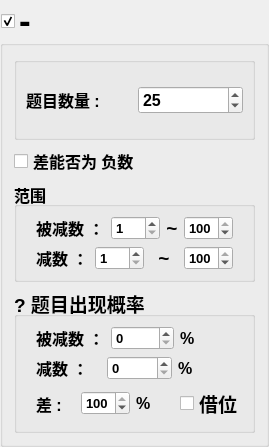
       <widget class="QGroupBox" name="minusGrp">
        <property name="font">
         <font>
          <family>Arial</family>
          <pointsize>26</pointsize>
          <weight>75</weight>
          <bold>true</bold>
         </font>
        </property>
        <property name="title">
         <string>-</string>
        </property>
        <property name="flat">
         <bool>false</bool>
        </property>
        <property name="checkable">
         <bool>true</bool>
        </property>
        <layout class="QVBoxLayout" name="verticalLayout_3" stretch="1,0,3,4">
         <item>
          <widget class="QGroupBox" name="groupBox">
           <property name="title">
            <string/>
           </property>
           <property name="flat">
            <bool>false</bool>
           </property>
           <layout class="QHBoxLayout" name="horizontalLayout_6">
            <item>
             <widget class="QLabel" name="label_9">
              <property name="font">
               <font>
                <family>Arial</family>
                <pointsize>12</pointsize>
                <weight>75</weight>
                <bold>true</bold>
               </font>
              </property>
              <property name="text">
               <string>题目数量 :</string>
              </property>
             </widget>
            </item>
            <item>
             <widget class="QSpinBox" name="minusQuestionCntSpn">
              <property name="font">
               <font>
                <family>Arial</family>
                <pointsize>12</pointsize>
                <weight>75</weight>
                <bold>true</bold>
               </font>
              </property>
              <property name="maximum">
               <number>1000</number>
              </property>
              <property name="value">
               <number>25</number>
              </property>
             </widget>
            </item>
           </layout>
          </widget>
         </item>
         <item>
          <widget class="QCheckBox" name="minusNegativeChk">
           <property name="font">
            <font>
             <family>Arial</family>
             <pointsize>12</pointsize>
             <weight>75</weight>
             <bold>true</bold>
            </font>
           </property>
           <property name="text">
            <string>差能否为 负数</string>
           </property>
          </widget>
         </item>
         <item>
          <widget class="QGroupBox" name="range_2">
           <property name="font">
            <font>
             <family>Arial</family>
             <pointsize>12</pointsize>
             <weight>75</weight>
             <bold>true</bold>
            </font>
           </property>
           <property name="title">
            <string>范围</string>
           </property>
           <layout class="QVBoxLayout" name="verticalLayout_8">
            <item>
             <layout class="QHBoxLayout" name="horizontalLayout_14">
              <property name="leftMargin">
               <number>10</number>
              </property>
              <property name="rightMargin">
               <number>10</number>
              </property>
              <item>
               <widget class="QLabel" name="label_10">
                <property name="font">
                 <font>
                  <family>Arial</family>
                  <pointsize>12</pointsize>
                  <weight>75</weight>
                  <bold>true</bold>
                 </font>
                </property>
                <property name="text">
                 <string>被减数 ：</string>
                </property>
               </widget>
              </item>
              <item>
               <widget class="QSpinBox" name="minus1minSpn">
                <property name="font">
                 <font>
                  <family>Arial</family>
                  <pointsize>10</pointsize>
                  <weight>75</weight>
                  <bold>true</bold>
                 </font>
                </property>
                <property name="minimum">
                 <number>1</number>
                </property>
                <property name="maximum">
                 <number>100</number>
                </property>
               </widget>
              </item>
              <item>
               <widget class="QLabel" name="label_11">
                <property name="font">
                 <font>
                  <family>Arial</family>
                  <pointsize>14</pointsize>
                  <weight>75</weight>
                  <bold>true</bold>
                 </font>
                </property>
                <property name="text">
                 <string>~</string>
                </property>
                <property name="alignment">
                 <set>Qt::AlignCenter</set>
                </property>
               </widget>
              </item>
              <item>
               <widget class="QSpinBox" name="minus1maxSpn">
                <property name="font">
                 <font>
                  <family>Arial</family>
                  <pointsize>10</pointsize>
                  <weight>75</weight>
                  <bold>true</bold>
                 </font>
                </property>
                <property name="minimum">
                 <number>1</number>
                </property>
                <property name="maximum">
                 <number>100</number>
                </property>
                <property name="value">
                 <number>100</number>
                </property>
               </widget>
              </item>
             </layout>
            </item>
            <item>
             <layout class="QHBoxLayout" name="horizontalLayout_15">
              <property name="leftMargin">
               <number>10</number>
              </property>
              <property name="rightMargin">
               <number>10</number>
              </property>
              <item>
               <widget class="QLabel" name="label_13">
                <property name="font">
                 <font>
                  <family>Arial</family>
                  <pointsize>12</pointsize>
                  <weight>75</weight>
                  <bold>true</bold>
                 </font>
                </property>
                <property name="text">
                 <string>减数 ：</string>
                </property>
               </widget>
              </item>
              <item>
               <widget class="QSpinBox" name="minus2minSpn">
                <property name="font">
                 <font>
                  <family>Arial</family>
                  <pointsize>10</pointsize>
                  <weight>75</weight>
                  <bold>true</bold>
                 </font>
                </property>
                <property name="minimum">
                 <number>1</number>
                </property>
                <property name="maximum">
                 <number>100</number>
                </property>
                <property name="value">
                 <number>1</number>
                </property>
               </widget>
              </item>
              <item>
               <widget class="QLabel" name="label_12">
                <property name="font">
                 <font>
                  <family>Arial</family>
                  <pointsize>14</pointsize>
                  <weight>75</weight>
                  <bold>true</bold>
                 </font>
                </property>
                <property name="text">
                 <string>~</string>
                </property>
                <property name="alignment">
                 <set>Qt::AlignCenter</set>
                </property>
               </widget>
              </item>
              <item>
               <widget class="QSpinBox" name="minus2maxSpn">
                <property name="font">
                 <font>
                  <family>Arial</family>
                  <pointsize>10</pointsize>
                  <weight>75</weight>
                  <bold>true</bold>
                 </font>
                </property>
                <property name="minimum">
                 <number>1</number>
                </property>
                <property name="maximum">
                 <number>100</number>
                </property>
                <property name="value">
                 <number>100</number>
                </property>
               </widget>
              </item>
             </layout>
            </item>
           </layout>
          </widget>
         </item>
         <item>
          <widget class="QGroupBox" name="possibilitiesGrp_2">
           <property name="font">
            <font>
             <family>Arial</family>
             <pointsize>14</pointsize>
             <weight>75</weight>
             <bold>true</bold>
            </font>
           </property>
           <property name="title">
            <string>? 题目出现概率</string>
           </property>
           <layout class="QVBoxLayout" name="verticalLayout_9">
            <item>
             <layout class="QHBoxLayout" name="horizontalLayout_16">
              <property name="leftMargin">
               <number>10</number>
              </property>
              <item>
               <widget class="QLabel" name="label_14">
                <property name="font">
                 <font>
                  <family>Arial</family>
                  <pointsize>12</pointsize>
                  <weight>75</weight>
                  <bold>true</bold>
                 </font>
                </property>
                <property name="text">
                 <string>被减数 ：</string>
                </property>
               </widget>
              </item>
              <item>
               <widget class="QSpinBox" name="minus1rateSpn">
                <property name="font">
                 <font>
                  <family>Arial</family>
                  <pointsize>10</pointsize>
                  <weight>75</weight>
                  <bold>true</bold>
                 </font>
                </property>
                <property name="maximum">
                 <number>100</number>
                </property>
               </widget>
              </item>
              <item>
               <widget class="QLabel" name="label_38">
                <property name="font">
                 <font>
                  <family>Arial</family>
                  <pointsize>12</pointsize>
                  <weight>75</weight>
                  <bold>true</bold>
                 </font>
                </property>
                <property name="text">
                 <string>%</string>
                </property>
               </widget>
              </item>
             </layout>
            </item>
            <item>
             <layout class="QHBoxLayout" name="horizontalLayout_17">
              <property name="leftMargin">
               <number>10</number>
              </property>
              <item>
               <widget class="QLabel" name="label_15">
                <property name="font">
                 <font>
                  <family>Arial</family>
                  <pointsize>12</pointsize>
                  <weight>75</weight>
                  <bold>true</bold>
                 </font>
                </property>
                <property name="text">
                 <string>减数 ：</string>
                </property>
               </widget>
              </item>
              <item>
               <widget class="QSpinBox" name="minus2rateSpn">
                <property name="font">
                 <font>
                  <family>Arial</family>
                  <pointsize>10</pointsize>
                  <weight>75</weight>
                  <bold>true</bold>
                 </font>
                </property>
                <property name="maximum">
                 <number>100</number>
                </property>
               </widget>
              </item>
              <item>
               <widget class="QLabel" name="label_37">
                <property name="font">
                 <font>
                  <family>Arial</family>
                  <pointsize>12</pointsize>
                  <weight>75</weight>
                  <bold>true</bold>
                 </font>
                </property>
                <property name="text">
                 <string>%</string>
                </property>
               </widget>
              </item>
             </layout>
            </item>
            <item>
             <layout class="QHBoxLayout" name="horizontalLayout_18" stretch="0,0,0,0">
              <property name="leftMargin">
               <number>10</number>
              </property>
              <item>
               <widget class="QLabel" name="label_16">
                <property name="font">
                 <font>
                  <family>Arial</family>
                  <pointsize>12</pointsize>
                  <weight>75</weight>
                  <bold>true</bold>
                 </font>
                </property>
                <property name="text">
                 <string>差 : </string>
                </property>
               </widget>
              </item>
              <item>
               <widget class="QSpinBox" name="minus3rateSpn">
                <property name="font">
                 <font>
                  <family>Arial</family>
                  <pointsize>10</pointsize>
                  <weight>75</weight>
                  <bold>true</bold>
                 </font>
                </property>
                <property name="maximum">
                 <number>100</number>
                </property>
                <property name="value">
                 <number>100</number>
                </property>
               </widget>
              </item>
              <item>
               <widget class="QLabel" name="label_36">
                <property name="font">
                 <font>
                  <family>Arial</family>
                  <pointsize>12</pointsize>
                  <weight>75</weight>
                  <bold>true</bold>
                 </font>
                </property>
                <property name="text">
                 <string>%</string>
                </property>
               </widget>
              </item>
              <item>
               <widget class="QCheckBox" name="borrowBitChk">
                <property name="text">
                 <string>借位</string>
                </property>
                <property name="checked">
                 <bool>false</bool>
                </property>
               </widget>
              </item>
             </layout>
            </item>
           </layout>
          </widget>
         </item>
        </layout>
       </widget>
